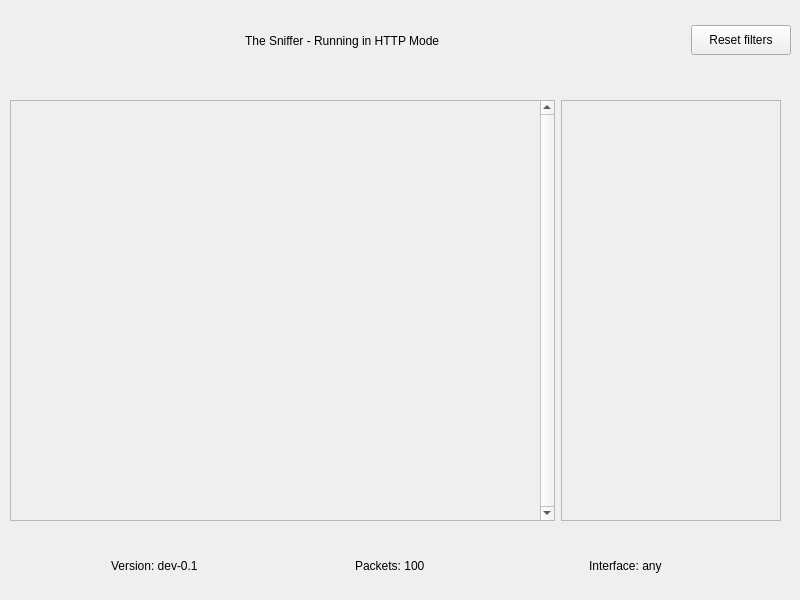
<?xml version="1.0" encoding="UTF-8"?>
<ui version="4.0">
 <class>Widget</class>
 <widget class="QWidget" name="Widget">
  <property name="geometry">
   <rect>
    <x>0</x>
    <y>0</y>
    <width>800</width>
    <height>600</height>
   </rect>
  </property>
  <property name="windowTitle">
   <string>Widget</string>
  </property>
  <widget class="QWidget" name="horizontalLayoutWidget">
   <property name="geometry">
    <rect>
     <x>0</x>
     <y>0</y>
     <width>791</width>
     <height>81</height>
    </rect>
   </property>
   <layout class="QHBoxLayout" name="header">
    <item alignment="Qt::AlignHCenter">
     <widget class="QLabel" name="title">
      <property name="text">
       <string>The Sniffer - Running in HTTP Mode</string>
      </property>
     </widget>
    </item>
    <item>
     <widget class="QPushButton" name="reset_filters">
      <property name="maximumSize">
       <size>
        <width>100</width>
        <height>30</height>
       </size>
      </property>
      <property name="text">
       <string>Reset filters</string>
      </property>
     </widget>
    </item>
   </layout>
  </widget>
  <widget class="QWidget" name="horizontalLayoutWidget_2">
   <property name="geometry">
    <rect>
     <x>40</x>
     <y>540</y>
     <width>701</width>
     <height>51</height>
    </rect>
   </property>
   <layout class="QHBoxLayout" name="footer">
    <item alignment="Qt::AlignHCenter">
     <widget class="QLabel" name="version">
      <property name="text">
       <string>Version: dev-0.1</string>
      </property>
     </widget>
    </item>
    <item alignment="Qt::AlignHCenter">
     <widget class="QLabel" name="current_packets">
      <property name="text">
       <string>Packets: 100</string>
      </property>
     </widget>
    </item>
    <item alignment="Qt::AlignHCenter">
     <widget class="QLabel" name="interface_2">
      <property name="text">
       <string>Interface: any</string>
      </property>
      <property name="textFormat">
       <enum>Qt::AutoText</enum>
      </property>
      <property name="scaledContents">
       <bool>false</bool>
      </property>
      <property name="wordWrap">
       <bool>false</bool>
      </property>
      <property name="margin">
       <number>0</number>
      </property>
      <property name="indent">
       <number>-1</number>
      </property>
      <property name="openExternalLinks">
       <bool>false</bool>
      </property>
     </widget>
    </item>
   </layout>
  </widget>
  <widget class="QWidget" name="horizontalLayoutWidget_3">
   <property name="geometry">
    <rect>
     <x>10</x>
     <y>100</y>
     <width>771</width>
     <height>421</height>
    </rect>
   </property>
   <layout class="QHBoxLayout" name="body">
    <item>
     <widget class="QScrollArea" name="list_packets">
      <property name="minimumSize">
       <size>
        <width>0</width>
        <height>100</height>
       </size>
      </property>
      <property name="verticalScrollBarPolicy">
       <enum>Qt::ScrollBarAlwaysOn</enum>
      </property>
      <property name="sizeAdjustPolicy">
       <enum>QAbstractScrollArea::AdjustToContents</enum>
      </property>
      <property name="widgetResizable">
       <bool>true</bool>
      </property>
      <widget class="QWidget" name="scroll_packets">
       <property name="enabled">
        <bool>true</bool>
       </property>
       <property name="geometry">
        <rect>
         <x>0</x>
         <y>0</y>
         <width>521</width>
         <height>417</height>
        </rect>
       </property>
      </widget>
     </widget>
    </item>
    <item>
     <widget class="QScrollArea" name="list_filters">
      <property name="maximumSize">
       <size>
        <width>220</width>
        <height>16777215</height>
       </size>
      </property>
      <property name="widgetResizable">
       <bool>true</bool>
      </property>
      <widget class="QWidget" name="scroll_filters">
       <property name="geometry">
        <rect>
         <x>0</x>
         <y>0</y>
         <width>218</width>
         <height>417</height>
        </rect>
       </property>
      </widget>
     </widget>
    </item>
   </layout>
  </widget>
 </widget>
 <resources/>
 <connections/>
</ui>
